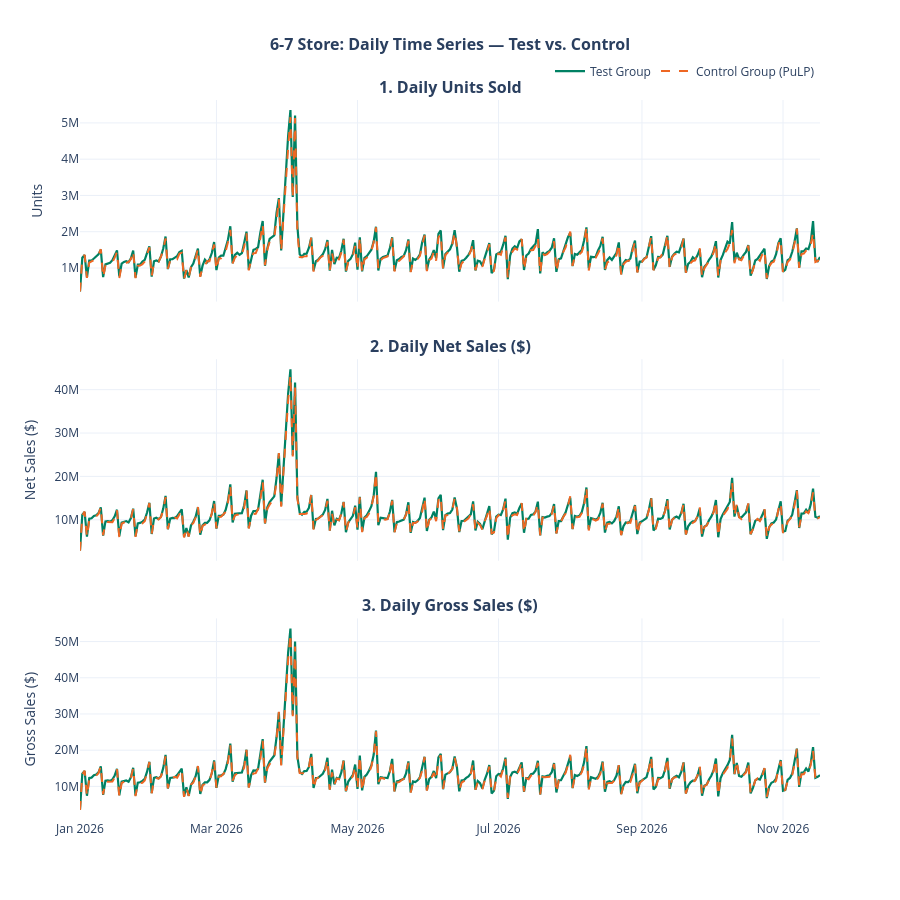

The code cell stored with this chart in its notebook:
### Markdown cell above
#### Plotly

### Code cell
# Daily aggregation for the charts
df_tc = df_results[df_results['flag'].isin(['test', 'control'])].copy()
daily_agg = df_tc.groupby(['dt_ref', 'flag'])[['net_sales', 'gross_sales', 'qty_sold']].sum().reset_index()

daily_piv = daily_agg.pivot(index='dt_ref', columns='flag')

# Chart with 3 subplots
fig = make_subplots(
    rows=3, cols=1, shared_xaxes=True, vertical_spacing=0.08,
    subplot_titles=(
        '<b>1. Daily Units Sold</b>',
        '<b>2. Daily Net Sales ($)</b>',
        '<b>3. Daily Gross Sales ($)</b>'
    )
)

metrics_info = [
    ('qty_sold', 1, 'Units'),
    ('net_sales', 2, 'Net Sales ($)'),
    ('gross_sales', 3, 'Gross Sales ($)')
]

for col_name, row_idx, label in metrics_info:
    test_series = daily_piv[(col_name, 'test')]
    ctrl_series = daily_piv[(col_name, 'control')]

    fig.add_trace(
        go.Scatter(
            x=daily_piv.index, y=test_series, mode='lines',
            name='Test Group', line=dict(color=PALETTE['test'], width=2.2),
            legendgroup='test', showlegend=(row_idx == 1)
        ),
        row=row_idx, col=1
    )

    fig.add_trace(
        go.Scatter(
            x=daily_piv.index, y=ctrl_series, mode='lines',
            name='Control Group (PuLP)', line=dict(color=PALETTE['control'], width=2.0, dash='dash'),
            legendgroup='control', showlegend=(row_idx == 1)
        ),
        row=row_idx, col=1
    )

    fig.update_yaxes(title_text=label, row=row_idx, col=1)

fig.update_layout(
    title=dict(text='<b>6-7 Store: Daily Time Series — Test vs. Control</b>', x=0.5, font=dict(size=16)),
    template='plotly_white',
    height=900,
    hovermode='x unified',
    legend=dict(orientation='h', yanchor='bottom', y=1.02, xanchor='right', x=1)
)

fig.show()

### Figure 1 — Plotly figure (JSON) as saved in the notebook; plotly's stock layout.template omitted (floating-point values rounded to 4 significant figures; data arrays with more than 128 entries replaced by an {"elided": "..."} marker saying what was removed)
{"data": [{"legendgroup": "test", "line": {"color": "#008163", "width": 2.2}, "mode": "lines", "name": "Test Group", "showlegend": true, "type": "scatter", "x": {"elided": "321 str values"}, "xaxis": "x", "y": {"elided": "321 int values"}, "yaxis": "y"}, {"legendgroup": "control", "line": {"color": "#EE6723", "dash": "dash", "width": 2}, "mode": "lines", "name": "Control Group (PuLP)", "showlegend": true, "type": "scatter", "x": {"elided": "321 str values"}, "xaxis": "x", "y": {"elided": "321 int values"}, "yaxis": "y"}, {"legendgroup": "test", "line": {"color": "#008163", "width": 2.2}, "mode": "lines", "name": "Test Group", "showlegend": false, "type": "scatter", "x": {"elided": "321 str values"}, "xaxis": "x2", "y": {"elided": "321 float values"}, "yaxis": "y2"}, {"legendgroup": "control", "line": {"color": "#EE6723", "dash": "dash", "width": 2}, "mode": "lines", "name": "Control Group (PuLP)", "showlegend": false, "type": "scatter", "x": {"elided": "321 str values"}, "xaxis": "x2", "y": {"elided": "321 float values"}, "yaxis": "y2"}, {"legendgroup": "test", "line": {"color": "#008163", "width": 2.2}, "mode": "lines", "name": "Test Group", "showlegend": false, "type": "scatter", "x": {"elided": "321 str values"}, "xaxis": "x3", "y": {"elided": "321 float values"}, "yaxis": "y3"}, {"legendgroup": "control", "line": {"color": "#EE6723", "dash": "dash", "width": 2}, "mode": "lines", "name": "Control Group (PuLP)", "showlegend": false, "type": "scatter", "x": {"elided": "321 str values"}, "xaxis": "x3", "y": {"elided": "321 float values"}, "yaxis": "y3"}], "layout": {"annotations": [{"font": {"size": 16}, "showarrow": false, "text": "<b>1. Daily Units Sold</b>", "x": 0.5, "xanchor": "center", "xref": "paper", "y": 1, "yanchor": "bottom", "yref": "paper"}, {"font": {"size": 16}, "showarrow": false, "text": "<b>2. Daily Net Sales ($)</b>", "x": 0.5, "xanchor": "center", "xref": "paper", "y": 0.64, "yanchor": "bottom", "yref": "paper"}, {"font": {"size": 16}, "showarrow": false, "text": "<b>3. Daily Gross Sales ($)</b>", "x": 0.5, "xanchor": "center", "xref": "paper", "y": 0.28, "yanchor": "bottom", "yref": "paper"}], "height": 900, "hovermode": "x unified", "legend": {"orientation": "h", "x": 1, "xanchor": "right", "y": 1.02, "yanchor": "bottom"}, "title": {"font": {"size": 16}, "text": "<b>6-7 Store: Daily Time Series — Test vs. Control</b>", "x": 0.5}, "xaxis": {"anchor": "y", "domain": [0, 1], "matches": "x3", "showticklabels": false}, "xaxis2": {"anchor": "y2", "domain": [0, 1], "matches": "x3", "showticklabels": false}, "xaxis3": {"anchor": "y3", "domain": [0, 1]}, "yaxis": {"anchor": "x", "domain": [0.72, 1], "title": {"text": "Units"}}, "yaxis2": {"anchor": "x2", "domain": [0.36, 0.64], "title": {"text": "Net Sales ($)"}}, "yaxis3": {"anchor": "x3", "domain": [0, 0.28], "title": {"text": "Gross Sales ($)"}}}}
